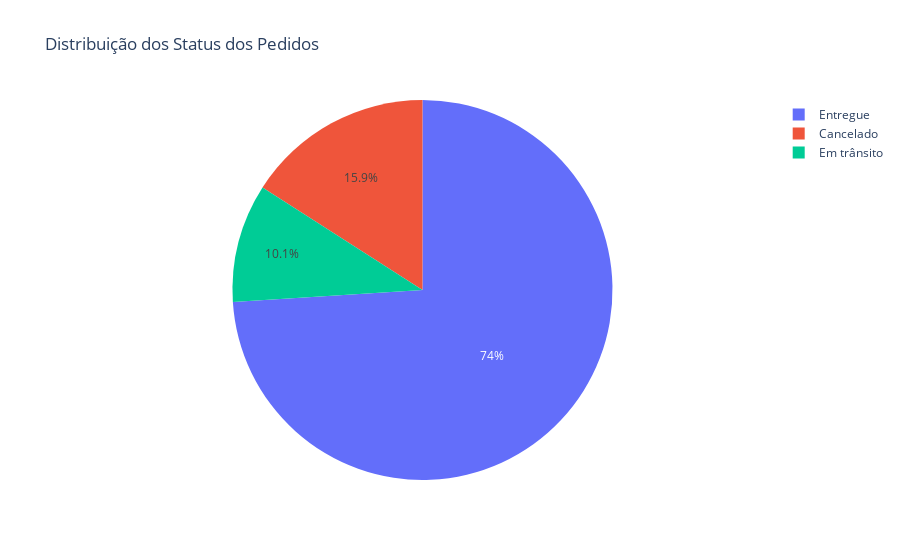

Notebook code for this chart:
### Code cell
# Status dos pedidos
status_counts = df['order_status'].value_counts().reset_index()
status_counts.columns = ['status', 'quantidade']

fig = px.pie(
    status_counts,
    names='status',
    values='quantidade',
    title='Distribuição dos Status dos Pedidos'
)

fig.show()

### Figure 1 — Plotly figure (JSON) as saved in the notebook; plotly's stock layout.template omitted (floating-point values rounded to 4 significant figures)
{"data": [{"domain": {"x": [0, 1], "y": [0, 1]}, "hovertemplate": "status=%{label}<br>quantidade=%{value}<extra></extra>", "labels": ["Entregue", "Cancelado", "Em trânsito"], "legendgroup": "", "name": "", "showlegend": true, "type": "pie", "values": [1110, 239, 151]}], "layout": {"legend": {"tracegroupgap": 0}, "title": {"text": "Distribuição dos Status dos Pedidos"}}}
